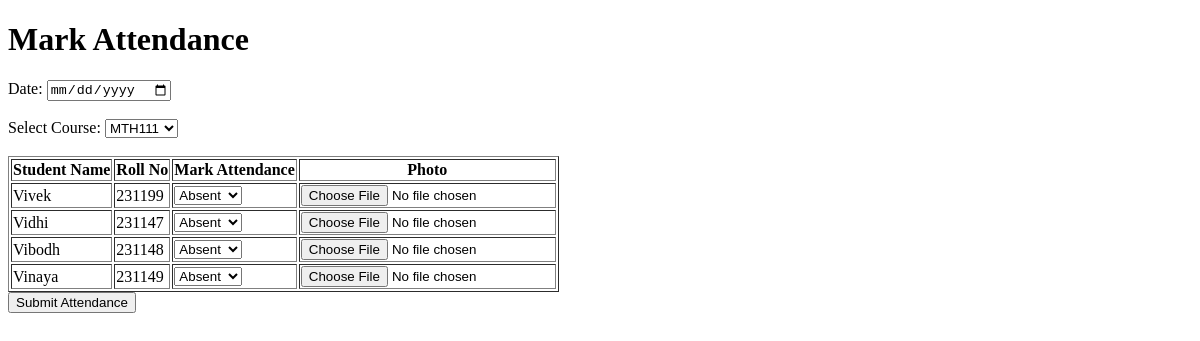
Before: /mark_attendance/ with the older database file.
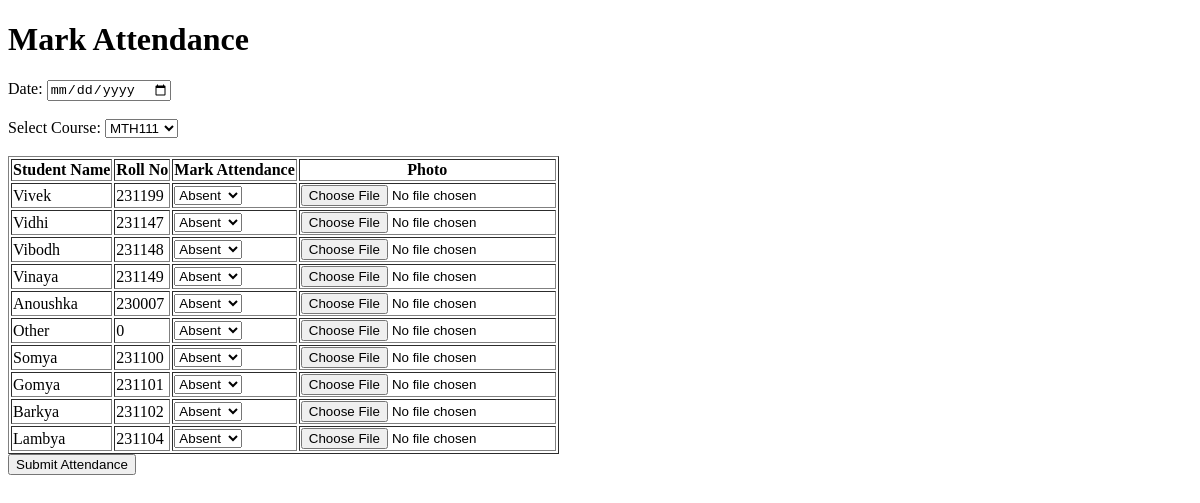
After: the same page with the newer database file.
### myapp/models.py (models this page shows, shortened)
class Students(models.Model):
    name = models.CharField(max_length=100, null=True)
    roll_no = models.CharField(max_length=25, null=True, unique=True)
    photo = models.FileField(upload_to='student_photos/', blank=True, null=True)
    class Meta:
        db_table = 'Student Details'

### myapp/views.py (the view, shortened to what this page needs)
# urls.py: path('mark_attendance/', views.mark_attendance, name='mark_attendance'),
def mark_attendance(request):
    latest_upload = UploadedFile.objects.last()
    classroom_image = latest_upload.file.url if latest_upload else None
    processed_faces = latest_upload.processed_faces if latest_upload else []
    print("Classroom Image URL:", classroom_image)
    print("Processed Faces URLs:", processed_faces)
    courses = Course.objects.all()
    students = Students.objects.all()
    context = {
        "classroom_image": classroom_image,
        "processed_faces": processed_faces,
        "courses": courses,
        "students": students,
    }
    return render(request, 'mark_attendance.html', context)

### myapp/templates/mark_attendance.html (shortened to what this page needs)
<!DOCTYPE html>
<html>
<head>
</head>
<body>
    <h1>Mark Attendance</h1>
    <form method="POST">
        <label for="date">Date:</label>
        <input type="date" name="date" value="{{ today }}" required><br><br>
        <label for="course">Select Course:</label>
        <select id="course" name="course">
            {% for course in courses %}
                <option value="{{ course.id }}">{{ course.name }}</option>
            {% endfor %}
        </select><br><br>
        <table border="1">
            <thead>
                <tr>
                    <th>Student Name</th>
                    <th>Roll No</th>
                    <th>Mark Attendance</th>
                    <th>Photo</th>
                </tr>
            </thead>
            <tbody>
                {% for student in students %}
                <tr>
                    <td>{{ student.name }}</td>
                    <td>{{ student.roll_no }}</td>
                    <td>
                        <select name="status_{{ student.id }}">
                            <option value="Absent" selected>Absent</option>
                        </select>
                    </td>
                    <td>
                        <input type="file" name="photo_{{ student.id }}" accept="image/*">
                    </td>
                </tr>
                {% endfor %}
            </tbody>
        </table>
        <button type="submit">Submit Attendance</button>
    </form>
</body>
</html>

Changed rows visible on the page:
added Students: name "Anoushka", roll_no "230007", id "Absent"
added Students: name "Other", roll_no "0", id "Absent"
added Students: name "Somya", roll_no "231100", id "Absent"
added Students: name "Gomya", roll_no "231101", id "Absent"
added Students: name "Barkya", roll_no "231102", id "Absent"
added Students: name "Lambya", roll_no "231104", id "Absent"
